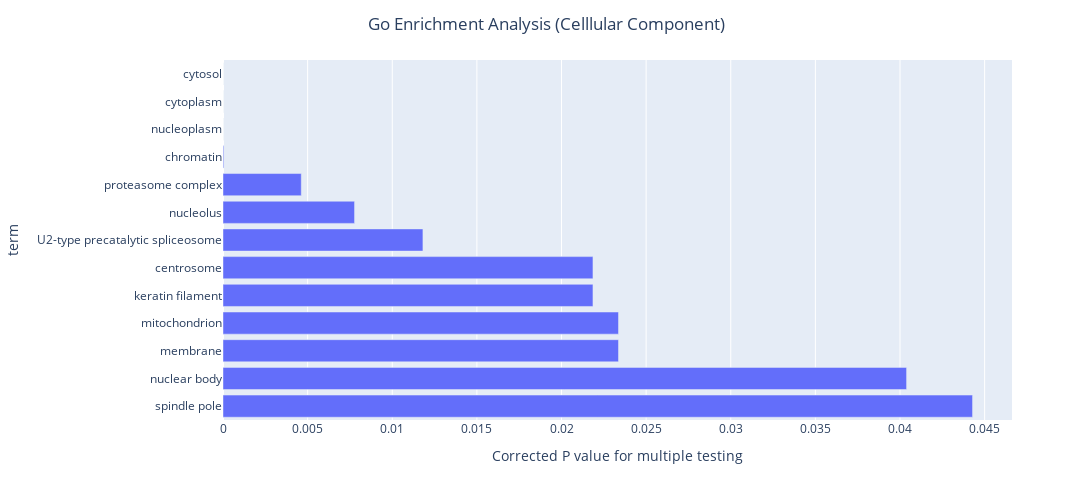

Notebook code cell kept with this figure:
### Code cell
import plotly.express as px
cellular_component_df.sort_values(by = 'p_corr', ascending= False,inplace= True)
fig = px.bar(cellular_component_df, x='p_corr', y = 'term', orientation = 'h')
fig.update_layout(xaxis = dict(title = 'Corrected P value for multiple testing'))
fig.update_layout(width = 1500, height = 500)
fig.update_layout(title= dict(text = 'Go Enrichment Analysis (Celllular Component)', x = 0.5))
fig.show()

### Figure 1 — Plotly figure (JSON) as saved in the notebook; plotly's stock layout.template omitted (floating-point values rounded to 4 significant figures)
{"data": [{"alignmentgroup": "True", "hovertemplate": "p_corr=%{x}<br>term=%{y}<extra></extra>", "legendgroup": "", "marker": {"color": "#636efa", "pattern": {"shape": ""}}, "name": "", "offsetgroup": "", "orientation": "h", "showlegend": false, "textposition": "auto", "type": "bar", "x": [0.04429, 0.04039, 0.02337, 0.02337, 0.02186, 0.02186, 0.01181, 0.007772, 0.004624, 4.481e-05, 3.128e-07, 6.427e-08, 1.191e-08], "xaxis": "x", "y": ["spindle pole", "nuclear body", "membrane", "mitochondrion", "keratin filament", "centrosome", "U2-type precatalytic spliceosome", "nucleolus", "proteasome complex", "chromatin", "nucleoplasm", "cytoplasm", "cytosol"], "yaxis": "y"}], "layout": {"barmode": "relative", "height": 500, "legend": {"tracegroupgap": 0}, "margin": {"t": 60}, "title": {"text": "Go Enrichment Analysis (Celllular Component)", "x": 0.5}, "width": 1500, "xaxis": {"anchor": "y", "autorange": true, "domain": [0, 1], "range": [0, 0.04662], "title": {"text": "Corrected P value for multiple testing"}, "type": "linear"}, "yaxis": {"anchor": "x", "autorange": true, "domain": [0, 1], "range": [-0.5, 12.5], "title": {"text": "term"}, "type": "category"}}}
